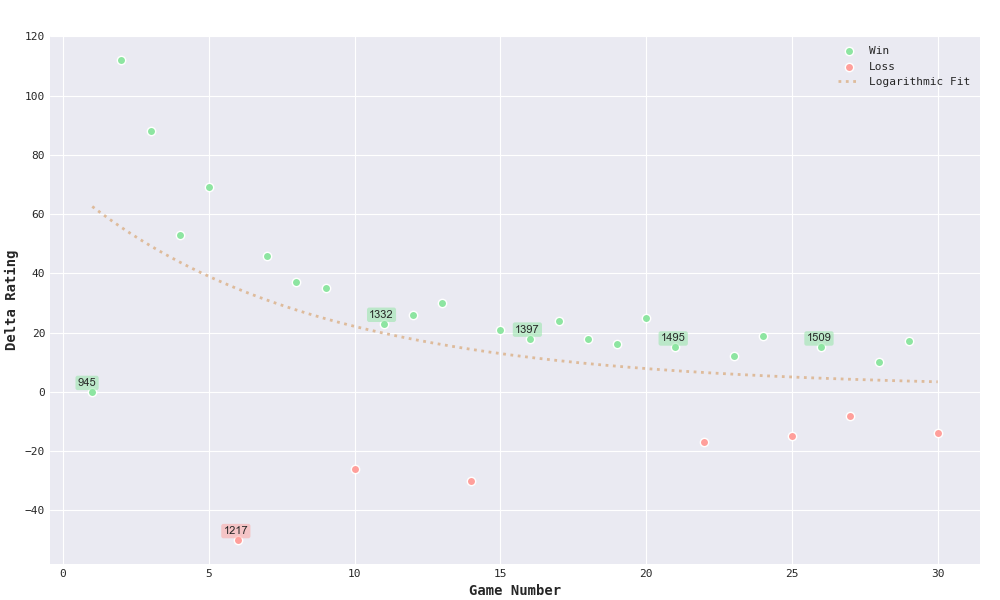

The Python source for this figure:
"""
James Parkington
3/28/2023

Delta Rating vs. Game Number
Visualizes Player A's rating change, win/loss status, and opponent rating
in the first 30 games on a new chess account using a scatter plot.
"""

from scipy.optimize import curve_fit
import matplotlib.pyplot as plt
import seaborn           as sns
import numpy             as np

plt.style.use('seaborn-darkgrid')
plt.figure(figsize = (10, 6))

colors        = sns.color_palette('pastel')
game_numbers  = list(range(1, 31))
delta_ratings = [0, 112, 88, 53, 69, -50, 46, 37, 35, -26, 23, 26, 30, -30, 21, 18, 24, 18, 16, 25, 15, -17, 12, 19, -15, 15, -8, 10, 17, -14]
win_loss      = [2, 2, 2, 2, 2, 3, 2, 2, 2, 3, 2, 2, 2, 3, 2, 2, 2, 2, 2, 2, 2, 3, 2, 2, 3, 2, 3, 2, 2, 3]
ratings       = [945, 1057, 1145, 1198, 1267, 1217, 1263, 1300, 1335, 1309, 1332, 1358, 1388, 1358, 1379, 1397, 1421, 1439, 1455, 1480, 1495, 1478, 1490, 1509, 1494, 1509, 1501, 1511, 1528, 1514]

def custom_log(x, a, b, c, d):
    return a * np.log(x - c) ** b + d

# Fit the custom curve
game_range  = np.linspace(1, 30, 1000)
predictions = custom_log(game_range, *curve_fit(custom_log, 
                                                game_numbers, 
                                                delta_ratings,
                                                maxfev = 100000,
                                                p0     = (20, 1, 0, 0))[0])

# Create the fit line
plt.plot(game_range,
         predictions,
         color     = colors[5],
         linestyle = ':',
         linewidth = 2)

for idx, (gn, dr, wl, rt) in enumerate(zip(game_numbers, delta_ratings, win_loss, ratings)):
    plt.scatter(gn,
                dr,
                color      = colors[wl],
                marker     = 'o',
                edgecolors = 'white')
    
    if idx % 5 == 0:
        plt.annotate(rt,
                     (gn, dr),
                     (gn - 0.5, dr + 2),
                     fontsize = 8,
                     bbox = dict(boxstyle  = "round,pad=0.2",
                                 edgecolor = "none",
                                 facecolor = colors[wl],
                                 alpha     = 0.5))

plt.xlabel("Game Number",  fontweight = 'bold')
plt.ylabel("Delta Rating", fontweight = 'bold')

# Create the legend
win_marker  = plt.scatter([], [], color = colors[2], marker    = 'o', edgecolors = 'white', label = 'Win')
loss_marker = plt.scatter([], [], color = colors[3], marker    = 'o', edgecolors = 'white', label = 'Loss')
fit_line    = plt.plot([],    [], color = colors[5], linestyle = ':', linewidth  = 2,       label = 'Logarithmic Fit')[0]

plt.legend(handles = [win_marker, 
                      loss_marker, 
                      fit_line], 
                      loc      = 'best', 
                      fontsize = 8)

ax = plt.gca()
ax.spines[:].set_visible(False)
ax.tick_params(axis = 'both', which = 'major', labelsize = 8)

font_updates = [ax.title, ax.xaxis.label, ax.yaxis.label] + \
                ax.get_xticklabels() + ax.get_yticklabels() + \
                plt.legend(loc = 'best', fontsize = 8).get_texts()
for i in font_updates:
    i.set_fontfamily('DejaVu Sans Mono')

# Crop the final output to remove whitespace
plt.subplots_adjust(left = 0.05, right = 0.98, top = 0.94, bottom = 0.06)

plt.show()
